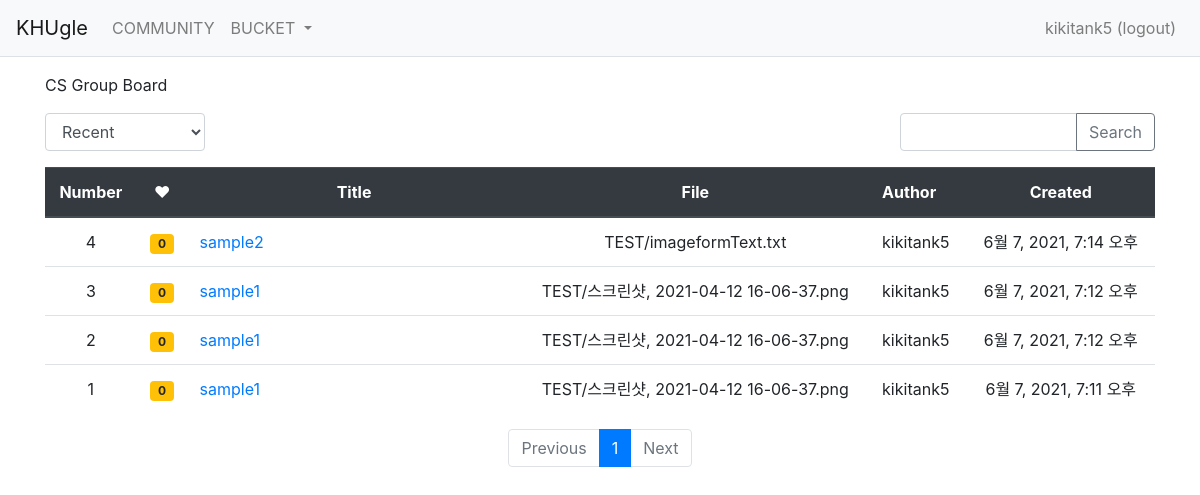
The page /KHUgle/ (signed in) on the database as committed earlier.
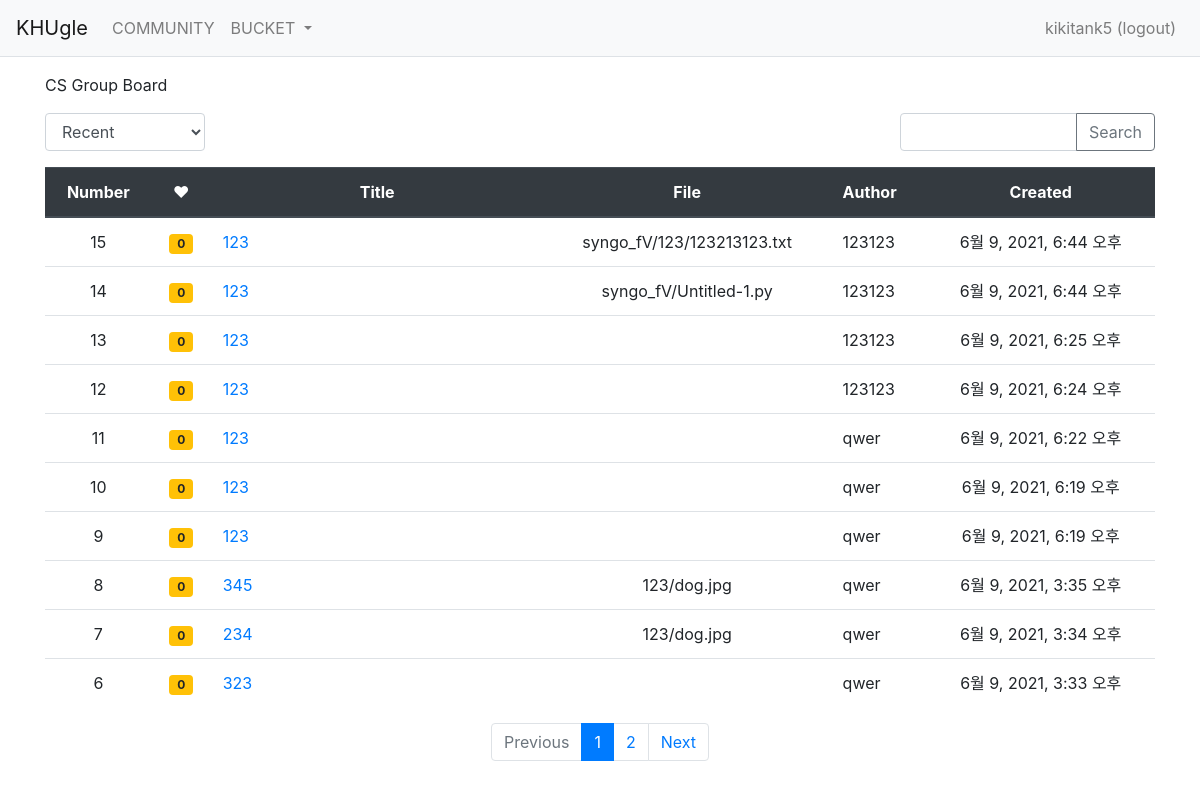
The same page on the database as committed later.
### account/models.py (models this page shows)
class CustomUser(AbstractUser):
    major = models.CharField(max_length=144)# choices=MAJORS

### KHUgle/models.py (models this page shows, shortened)
class Post(models.Model):
    author = models.ForeignKey(CustomUser, on_delete=models.CASCADE) #커스텀 유저 모델과 연결
    title = models.CharField(max_length=144)
    content = models.TextField()
    file = models.FileField(null=True, upload_to='static/files')
    file_path = models.CharField(max_length=500)
    created_at = models.DateTimeField(auto_now_add=True)
    updated_at = models.DateTimeField(null=True, blank=True)
    voter = models.ManyToManyField(CustomUser, related_name='voter_post')
    major = models.CharField(max_length=144)# choices=MAJORS

### KHUgle/views.py (the view, shortened to what this page needs)
# urls.py: path('', views.index, name='index'),                      #KHUgle의 인덱스 페이지 --> view로 매핑
@login_required(login_url='account:login')
def index(request):
    page = request.GET.get('page', '1')             # 페이지
    kw = request.GET.get('kw', '')                  # 검색어
    so = request.GET.get('so', 'recent')            # 정렬
    post_list = Post.objects.order_by('-created_at')  #post_list는 생성 시간 역순 정렬
    if so == 'recommend':
        post_list = Post.objects.filter(major=request.user.major).annotate(num_voter=Count('voter')).order_by('-num_voter', '-created_at')
    elif so == 'popular':
        post_list = Post.objects.filter(major=request.user.major).annotate(num_comment=Count('comment')).order_by('-num_comment', '-created_at')
    else:
        post_list = Post.objects.filter(major=request.user.major).order_by('-created_at')
    paginator = Paginator(post_list, 10)            # 페이지에 10개씩 묶기
    page_obj = paginator.get_page(page)
    context = {'post_list': page_obj, 'page':page, 'kw':kw, 'so':so}               # page_obj를 불러오기
    return render(request, 'KHUgle/post_list.html', context)   #해당 html를 불러오며 context 전송

### KHUgle/templatetags/KHUgle_filter.py (called while the page is built)
@register.filter
def sub(value, arg):
    return value - arg

### templates/KHUgle/post_list.html (shortened to what this page needs)
{% extends 'Base/base.html' %}
{% load KHUgle_filter %}
{% block content %}
<div class="container my-3">
    <p>{{user.major}} Group Board</p>
    <div class="row justify-content-between my-3">
        <div class="col-2">
            <select class="form-control so">
                <option value="recent" {% if so == 'recent' %}selected{% endif %}>Recent</option>
            </select>
        </div>
        <div class="col-3 input-group">
            <input type="text" class="form-control kw" value="{{ kw|default_if_none:'' }}">
            <div class="input-group-append">
                <buttom class="btn btn-outline-secondary" type="button" id="btn_search">Search</buttom>
            </div>
        </div>
    </div>
    <table class="table">
        <thead>
        <tr class="text-center thead-dark">
            <th>Number</th>
            <th> ♥ </th>
            <th style="width:30%">Title</th>
            <th class="text-center">File</th>
            <th class="text-left">Author</th>
            <th>Created</th>
        </tr>
        </thead>
        <tbody>
        {% if post_list %}
        {% for post in post_list %}
        <tr class="text-center">
            <td>{{ post_list.paginator.count|sub:post_list.start_index|sub:forloop.counter0|add:1 }}</td>
            <td>
                <span class="badge badge-warning px-2 py-1">{{ post.voter.all.count }}</span>
            </td>
            <td class="text-left">
                <a href="{% url 'KHUgle:detail' post.id %}">{{ post.title }}</a>
            </td>
            <td class="text-class">{{ post.file_path }}</td>
            <td class="text-left">{{ post.author.username }} </td>
            <td class="text-center">{{ post.created_at }}</td>
        </tr>
        {% endfor %}
        {% else %}
        <tr>
            <td colspan="3">EMPTY</td>
        </tr>
        {% endif %}
        </tbody>
    </table>
    <ul class="pagination justify-content-center">
        {% if post_list.has_previous %}
        <li class="page-item">
            <a class="page-link" data-page="{{ post_list.previous_page_number }}" href="#">Previous</a>
        </li>
        {% else %}
        <li class="page-item disabled">
            <a class="page-link" tabindex="-1" aria-disabled="true" href="#">Previous</a>
        </li>
        {% endif %}
        {% for page_number in post_list.paginator.page_range %}
        {% if page_number >= post_list.number|add:-5 and page_number <= post_list.number|add:5 %}
            {% if page_number == post_list.number %}
            <li class="page-item active" aria-current="page">
                <a class="page-link" data-page="{{ page_number }}" href="#">{{ page_number }}</a>
            </li>
            {% else %}
            <li class="page-item">
                <a class="page-link" data-page="{{ page_number }}" href="#">{{ page_number }}</a>
            </li>
            {% endif %}
        {% endif %}
        {% endfor %}
        {% if post_list.has_next %}
        <li class="page-item">
            <a class="page-link" data-page="{{ post_list.next_page_number }}" href="#">Next</a>
        </li>
        {% else %}
        <li class="page-item disabled">
            <a class="page-link" tabindex="-1" aria-disabled="true" href="#">Next</a>
        </li>
        {% endif %}
    </ul>
</div>
{% endblock %}

### templates/Base/base.html (shortened to what this page needs)
{% load static %}
<!doctype html>
<html lang="ko">
<head>
    <link rel="stylesheet" type="text/css" href="{% static 'css/bootstrap.min.css' %}">
    <link rel="stylesheet" type="text/css" href="{% static 'css/style.css' %}">
</head>
<body>
{% include "Base/navbar.html" %}
{% block content %}
{% endblock %}
</body>
</html>

### templates/Base/navbar.html (shortened to what this page needs)
<nav class="navbar navbar-expand-lg navbar-light bg-light border-bottom">
    <a class="navbar-brand" href="{% url 'KHUgle:index' %}">KHUgle</a>
    <div class="collapse navbar-collapse justify-content-between" id="navbarNav">
        <ul class="navbar-nav mr-auto">
            <li>
                <a class="nav-item nav-link" href={% url 'KHUgle:index' %}>COMMUNITY</a>
            </li>
            <li class="nav-item dropdown">
                <a class = "nav-link dropdown-toggle" href="#" id="navbarDropdown" role="button" data-toggle="dropdown" aria-haspopup="true" aria-expanded="false">
                    BUCKET
                </a>
            </li>
        </ul>
        <ul class = "navbar-nav">
                {% if user.is_authenticated %}
                <a class="nav-link" href={% url 'account:logout' %}>{{ user.username }} (logout)</a>
                {% else %}
                <a class="nav-link" href={% url 'account:login' %}>LOGIN</a>
                {% endif %}
        </ul>
    </div>
</nav>

Rows that differ between the two databases and show on the page:
no longer on this page (row unchanged): Post: paginator.count|sub "4", voter.all.count "0", title "sample2", file_path "TEST/imageformText.txt", author.username "kikitank5", created_at "6월 7, 2021, 7:14 오후"
no longer on this page (row unchanged): Post: paginator.count|sub "3", voter.all.count "0", title "sample1", file_path "TEST/스크린샷, 2021-04-12 16-06-37.png", author.username "kikitank5", created_at "6월 7, 2021, 7:12 오후"
no longer on this page (row unchanged): Post: paginator.count|sub "2", voter.all.count "0", title "sample1", file_path "TEST/스크린샷, 2021-04-12 16-06-37.png", author.username "kikitank5", created_at "6월 7, 2021, 7:12 오후"
no longer on this page (row unchanged): Post: paginator.count|sub "1", voter.all.count "0", title "sample1", file_path "TEST/스크린샷, 2021-04-12 16-06-37.png", author.username "kikitank5", created_at "6월 7, 2021, 7:11 오후"
added Post: paginator.count|sub "15", voter.all.count "0", title "123", file_path "syngo_fV/123/123213123.txt", author.username "123123", created_at "6월 9, 2021, 6:44 오후"
added Post: paginator.count|sub "14", voter.all.count "0", title "123", file_path "syngo_fV/Untitled-1.py", author.username "123123", created_at "6월 9, 2021, 6:44 오후"
added Post: paginator.count|sub "13", voter.all.count "0", title "123", author.username "123123", created_at "6월 9, 2021, 6:25 오후"
added Post: paginator.count|sub "12", voter.all.count "0", title "123", author.username "123123", created_at "6월 9, 2021, 6:24 오후"
added Post: paginator.count|sub "11", voter.all.count "0", title "123", author.username "qwer", created_at "6월 9, 2021, 6:22 오후"
added Post: paginator.count|sub "10", voter.all.count "0", title "123", author.username "qwer", created_at "6월 9, 2021, 6:19 오후"
added Post: paginator.count|sub "9", voter.all.count "0", title "123", author.username "qwer", created_at "6월 9, 2021, 6:19 오후"
added Post: paginator.count|sub "8", voter.all.count "0", title "345", file_path "123/dog.jpg", author.username "qwer", created_at "6월 9, 2021, 3:35 오후"
added Post: paginator.count|sub "7", voter.all.count "0", title "234", file_path "123/dog.jpg", author.username "qwer", created_at "6월 9, 2021, 3:34 오후"
added Post: paginator.count|sub "6", voter.all.count "0", title "323", author.username "qwer", created_at "6월 9, 2021, 3:33 오후"
Other text that changed with them:
new list line: "2"
